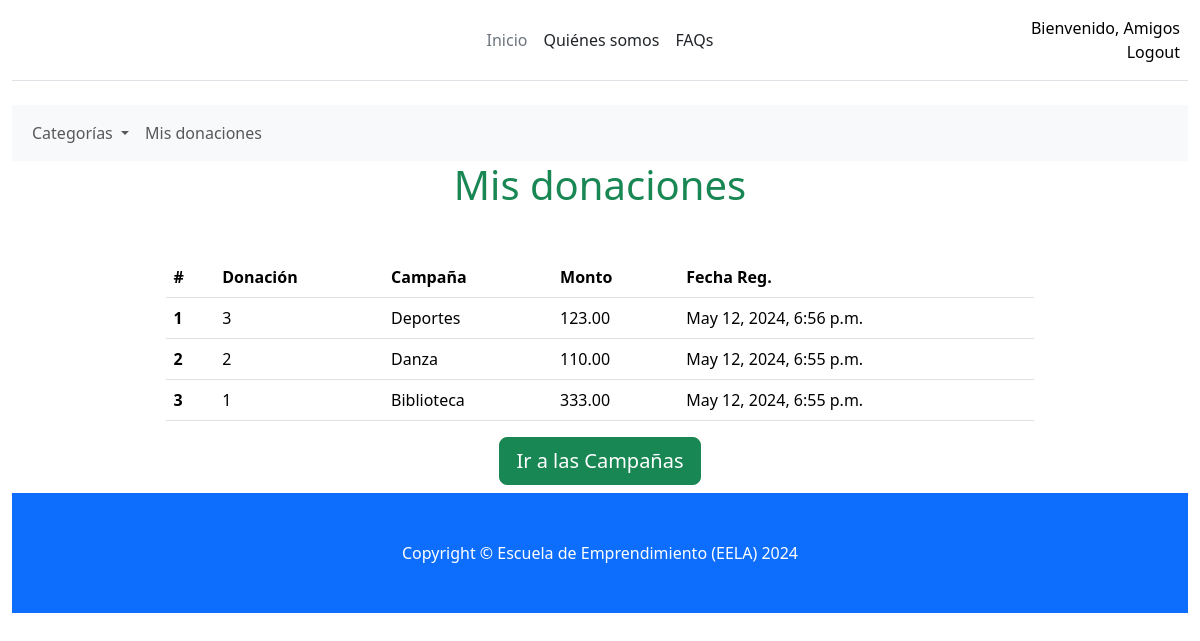
Page /mis-donaciones/ (signed in) on the committed database.
### campania/models/donacion.py (models this page shows, shortened)
class Donacion(models.Model):
    usuario = models.ForeignKey(User, on_delete=models.CASCADE)
    campania = models.ForeignKey(Campania, on_delete=models.CASCADE)
    monto = models.DecimalField(max_digits=12, decimal_places=2)
    fecha_registro = models.DateTimeField(auto_now_add=True)
    fecha_ult_act = models.DateTimeField(auto_now=True)
    class Meta:
        db_table = "st_donacion"
        verbose_name = "Donación"
        verbose_name_plural = "Donaciones"

### campania/models/campania.py (models this page shows, shortened)
class Campania(models.Model):
    categorias = models.ManyToManyField(Categoria, related_name="campanias")
    nombre = models.CharField(max_length=150)
    descripcion = models.TextField(blank=True, null=True)
    imagen = models.ImageField(upload_to="imagenes/")
    beneficiario = models.CharField(max_length=150)
    monto_recaudar = models.DecimalField(max_digits=9, decimal_places=2)
    monto_recaudado = models.DecimalField(max_digits=9, decimal_places=2)
    fecha_inicio = models.DateTimeField()
    fecha_cierre = models.DateTimeField()
    estado = models.BooleanField()
    fecha_registro = models.DateTimeField(auto_now_add=True)
    fecha_ult_act = models.DateTimeField(auto_now=True)
    title = models.CharField(max_length=200)
    description = models.TextField()
    class Meta:
        db_table = "st_campania"
        verbose_name = "Campaña"
        verbose_name_plural = "Campañas"

### campania/views.py (the view)
# urls.py: path("mis-donaciones/", views.get_mis_donaciones, name="mis_donaciones"),
@login_required
def get_mis_donaciones(request):
    donaciones = Donacion.objects.filter(usuario=request.user).order_by("-id")
    return render(request, "list_donaciones.html", {"donaciones": donaciones})

### campania/templates/list_donaciones.html (shortened to what this page needs)
{% extends 'index.html' %}
{% block main %}
    <div class="container-fluid" style="width: 80%;">
    <h1 class="text-center text-success">Mis donaciones</h1>
        <div class="mt-5 table-responsive">
            <table class="table table-hover">
                <thead>
                    <tr>
                        <th scope="col">#</th>
                        <th scope="col">Donación</th>
                        <th scope="col">Campaña</th>
                        <th scope="col">Monto</th>
                        <th scope="col">Fecha Reg.</th>
                    </tr>
                </thead>
                <tbody>
                {% for donacion in donaciones %}
                    <tr>
                        <th scope="row">{{ forloop.counter }}</th>
                        <td>{{ donacion.id }}</td>
                        <td>{{ donacion.campania.nombre }}</td>
                        <td>{{ donacion.monto }}</td>
                        <td>{{ donacion.fecha_registro }}</td>
                    </tr>
                {% endfor %}
                </tbody>
            </table>
        </div>
        <div class="container text-center">
            <a class="btn btn-success btn-lg" href="{% url 'home' %}">Ir a las Campañas</a>
        </div>
    </div>
{% endblock %}

### campania/templates/index.html (shortened to what this page needs)
{% load static %}
<!DOCTYPE html>
<html lang="es">
<head>
    <link href="https://cdn.jsdelivr.net/npm/bootstrap@5.3.3/dist/css/bootstrap.min.css" rel="stylesheet">
  </head>
<body>
  <div class="container-fluid">
    <header class="d-flex flex-wrap align-items-center justify-content-center justify-content-md-between py-3 mb-4 border-bottom">
      <a href="{% url 'home' %}" class="d-flex align-items-center col-md-3 mb-2 mb-md-0 text-dark text-decoration-none">
        <svg class="bi me-2" width="40" height="32" role="img" aria-label="Bootstrap"><use xlink:href="#bootstrap"/></svg>
      </a>
      <ul class="nav col-12 col-md-auto mb-2 justify-content-center mb-md-0">
        <li><a href="{% url 'home' %}" class="nav-link px-2 link-secondary">Inicio</a></li>
        <li><a href="#" class="nav-link px-2 link-dark">Quiénes somos</a></li>
        <li><a href="#" class="nav-link px-2 link-dark">FAQs</a></li>
      </ul>
      <div class="col-md-3 text-end">
        {% if user.is_authenticated %}
          <a href="#" class="nav-link link-body-emphasis px-2">Bienvenido, {{user.username}}</a>
          <a href="{% url 'logout' %}" class="nav-link link-body-emphasis px-2">Logout</a>
        {% else %}
          <a href="{% url 'signin' %}" class="btn btn-outline-primary me-2">Login</a>
          <a href="{% url 'signup' %}" class="btn btn-primary">Sign-up</a>
        {% endif %}
      </div>
    </header>
    <nav class="navbar navbar-expand-lg bg-body-tertiary">
      <div class="container-fluid">
        <div class="collapse navbar-collapse" id="navbarSupportedContent">
          <ul class="navbar-nav me-auto mb-2 mb-lg-0">
              <li class="nav-item dropdown">
                  <a class="nav-link dropdown-toggle" href="#" role="button" data-bs-toggle="dropdown" aria-expanded="false">
                Categorías
              </a>
            </li>
            {% if user.is_authenticated %}
                      <li class="nav-item">
                          <a class="nav-link" href="{% url 'mis_donaciones' %}">Mis donaciones</a>
                      </li>
            {% endif %}
          </ul>
        </div>
      </div>
  </nav>
    <main class="container">
      {% block main %}
      {% endblock %}
    </main>
    <footer class="py-5 bg-primary mb-2">
      <div class="container"><p class="m-0 text-center text-white">Copyright &copy; Escuela de Emprendimiento (EELA) 2024</p></div>
    </footer>
  </div>
</body>
</html>

### rows in the picture
Donacion: id "3", campania.nombre "Deportes", monto "123.00", fecha_registro "May 12, 2024, 6:56 p.m."
Donacion: id "2", campania.nombre "Danza", monto "110.00", fecha_registro "May 12, 2024, 6:55 p.m."
Donacion: id "1", campania.nombre "Biblioteca", monto "333.00", fecha_registro "May 12, 2024, 6:55 p.m."

### other values in the picture
{{ user.username }} "Amigos"
